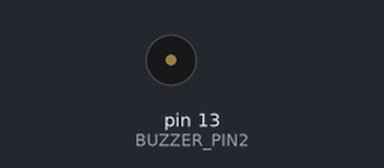
Recording of a sketch running on a simulated Arduino Uno, built with avr-gcc and run on an emulated ATmega328P. On the bench: buzzer (waves = sounding).

Above: at 0.05 s.
Timing chart, 0 to 3.0 s (numbered marks = the images above):
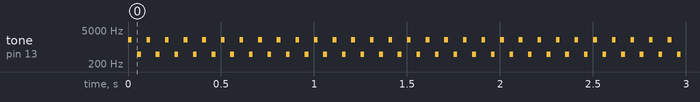

The sketch:

test.ino
```cpp
#define BUZZER_PIN1    12
#define BUZZER_PIN2    13

void setup() {
  // put your setup code here, to run once:
  pinMode(BUZZER_PIN1, OUTPUT);
  pinMode(BUZZER_PIN2, OUTPUT);
}

void loop() {
  // put your main code here, to run repeatedly:
  sound_f(1000, 2000);
  delay(50);
  sound_f(2000, 500);
  delay(50);
}

void sound_f(int frequency1, int frequency2)
{
     tone(BUZZER_PIN1, frequency1, 20);
     tone(BUZZER_PIN2, frequency2, 20);
}
```

Measured:
- by itself, tone on pin 13 (BUZZER_PIN2): repeats every 0.10 s: silent 0.03 s, 500 Hz 0.02 s, silent 0.03 s, 2000 Hz 0.02 s
